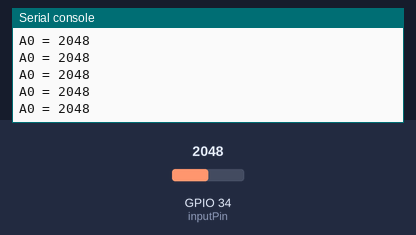
This program was run on a simulated ESP32 board running MicroPython. Parts: the last lines printed to the serial console. Inputs (shaded band) come from the test bench; at power-on: GPIO 34 (inputPin) = 2048 (analog values on the 0–4095 scale).

Above: at 1.2 s.
1.3 s: GPIO 34 (inputPin) set to 2866
At 1.9 s:
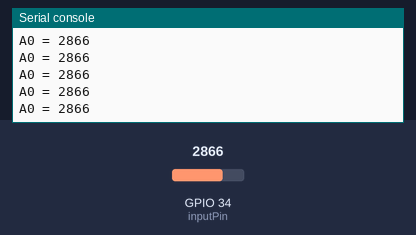
2.8 s: GPIO 34 (inputPin) set to 3603
At 3.9 s:
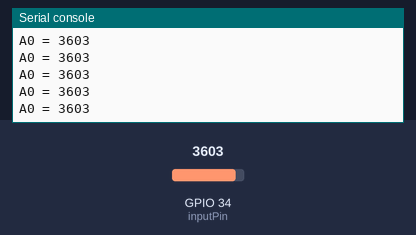
Timing chart, 0 to 5.8 s (numbered marks = the images above; inputs shaded):
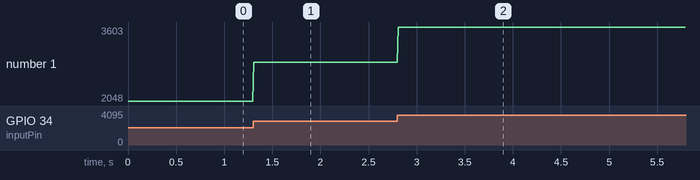

Measured:
- after the input at 1.3 s, the serial console: prints a new line at once (image 1)
- after the input at 2.8 s, the serial console: prints a new line at once (image 2)
- plotted number 1: 2048 → 2866 after the input at 1.3 s, 2866 → 3603 after the input at 2.8 s

The program:

heartbeatsensor.py
```python
import time
from machine import Pin, ADC, PWM

inputPin = Pin(34, Pin.IN)
inputADC = ADC(inputPin)
inputADC.atten(ADC.ATTN_11DB)

while True:
  inputValue = inputADC.read()
  print('A0 =', inputValue)
  time.sleep(0.01)
```
